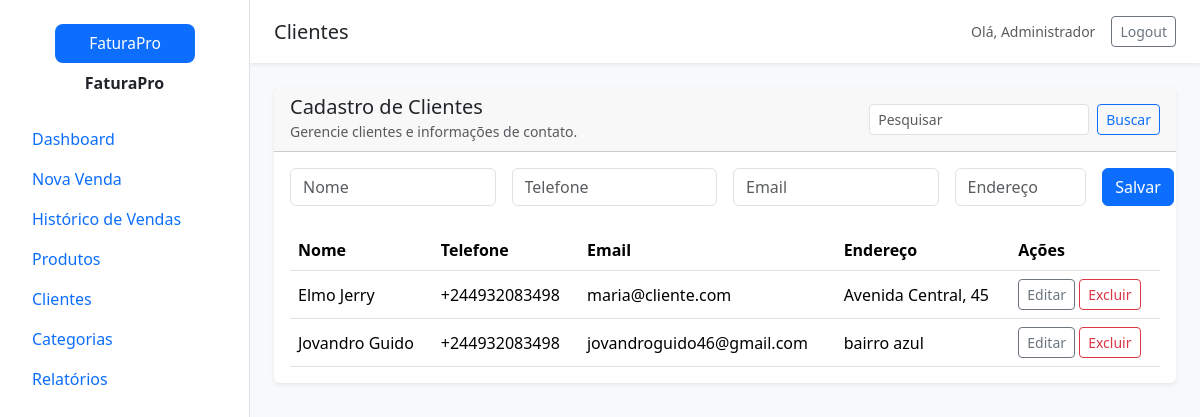
The page /customers (signed in) on the database its author committed.
### models.py (models this page shows)
class Customer(db.Model):
    __tablename__ = 'customers'
    id = db.Column(db.Integer, primary_key=True)
    name = db.Column(db.String(150), nullable=False)
    phone = db.Column(db.String(40))
    email = db.Column(db.String(120))
    address = db.Column(db.String(255))
    sales = db.relationship('Sale', back_populates='customer')

### main.py (the view)
@app.route('/customers')
@login_required
def customers():
    query = request.args.get('q', '').strip()
    customers = Customer.query
    if query:
        customers = customers.filter(Customer.name.ilike(f'%{query}%') | Customer.email.ilike(f'%{query}%') | Customer.phone.ilike(f'%{query}%'))
    customers = customers.order_by(Customer.name).all()
    return render_template('customers.html', customers=customers, q=query)

### main.py (called while the page is built)
def login_required(view):
    @wraps(view)
    def wrapped_view(**kwargs):
        if 'user_id' not in session:
            return redirect(url_for('login'))
        return view(**kwargs)
    return wrapped_view

@app.context_processor
def inject_globals():
    return {'tax_rate': TAX_RATE, 'current_user': session.get('user_name')}

### templates/customers.html (shortened to what this page needs)
{% extends 'layout.html' %}
{% block page_title %}Clientes{% endblock %}
{% block content %}
<div class="card mb-4 shadow-sm">
  <div class="card-header d-flex justify-content-between align-items-center">
    <div>
      <h5 class="mb-0">Cadastro de Clientes</h5>
      <small class="text-muted">Gerencie clientes e informações de contato.</small>
    </div>
    <form class="d-flex" method="get" action="{{ url_for('customers') }}">
      <input class="form-control form-control-sm me-2" name="q" placeholder="Pesquisar" value="{{ q }}">
      <button class="btn btn-outline-primary btn-sm">Buscar</button>
    </form>
  </div>
  <div class="card-body">
    <form method="post" action="{{ url_for('customers_new') }}" class="row g-3 mb-4">
      <div class="col-md-3"><input class="form-control" name="name" placeholder="Nome" required></div>
      <div class="col-md-3"><input class="form-control" name="phone" placeholder="Telefone"></div>
      <div class="col-md-3"><input class="form-control" name="email" placeholder="Email"></div>
      <div class="col-md-2"><input class="form-control" name="address" placeholder="Endereço"></div>
      <div class="col-md-1 d-grid"><button class="btn btn-primary">Salvar</button></div>
    </form>
    <div class="table-responsive">
      <table class="table table-hover align-middle mb-0">
        <thead><tr><th>Nome</th><th>Telefone</th><th>Email</th><th>Endereço</th><th>Ações</th></tr></thead>
        <tbody>
          {% for customer in customers %}
          <tr>
            <td>{{ customer.name }}</td>
            <td>{{ customer.phone }}</td>
            <td>{{ customer.email }}</td>
            <td>{{ customer.address }}</td>
            <td>
              <a class="btn btn-sm btn-outline-secondary" href="{{ url_for('customers_edit', customer_id=customer.id) }}">Editar</a>
              <form action="{{ url_for('customers_delete', customer_id=customer.id) }}" method="post" class="d-inline" onsubmit="return confirm('Deseja mesmo excluir este cliente?');">
                <button class="btn btn-sm btn-outline-danger">Excluir</button>
              </form>
            </td>
          </tr>
          {% else %}
          <tr><td colspan="5" class="text-center">Nenhum cliente encontrado.</td></tr>
          {% endfor %}
        </tbody>
      </table>
    </div>
  </div>
</div>
{% endblock %}

### static/css/style.css (style rules this page uses)
body { min-height: 100vh; background: #f4f6fa; }
.card { border: none; }
.table td, .table th { vertical-align: middle; }

### rows shown on the page
Customer: name "Elmo Jerry", phone "+244932083498", email "maria@cliente.com", address "Avenida Central, 45"
Customer: name "Jovandro Guido", phone "+244932083498", email "jovandroguido46@gmail.com", address "bairro azul"

### other values the page prints
{{ current_user or 'Usuário' }} "Administrador"
